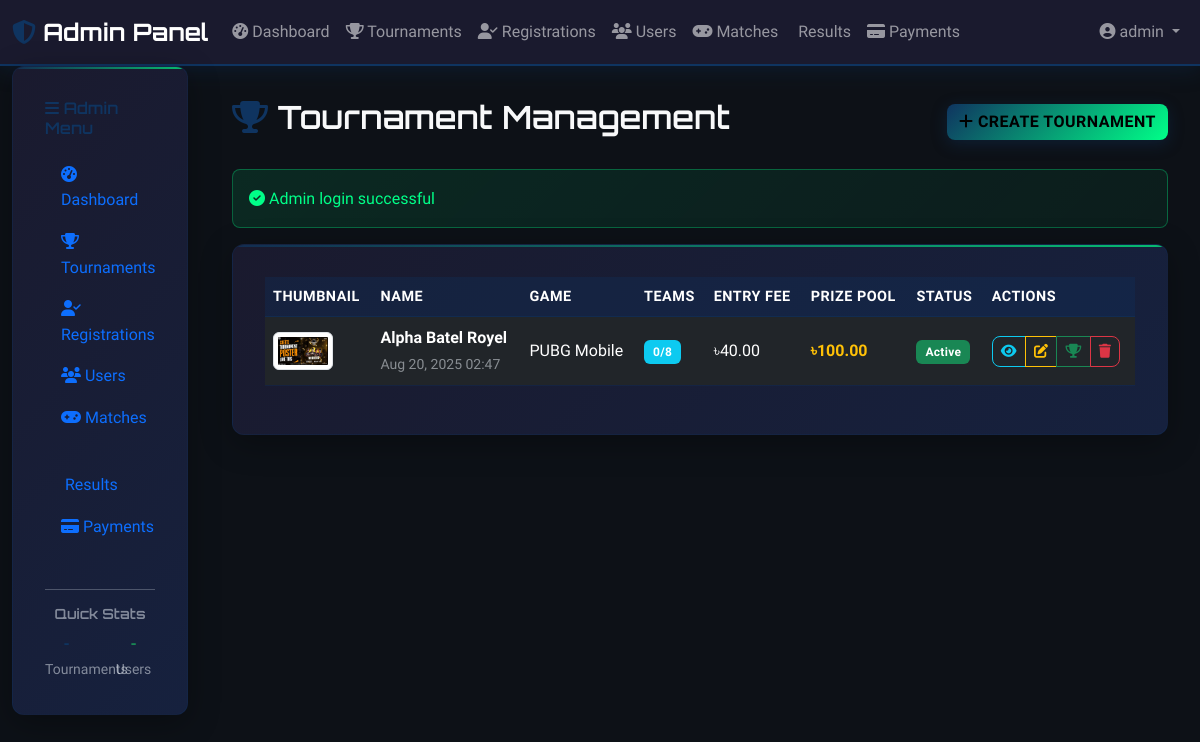
The app's page /admin/tournaments.php (signed in) with its own data.
### tables this page shows
CREATE TABLE tournaments (
                    id INTEGER PRIMARY KEY AUTOINCREMENT,
                    name VARCHAR(200) NOT NULL,
                    description TEXT,
                    game_type VARCHAR(100) NOT NULL,
                    max_teams INTEGER NOT NULL,
                    entry_fee DECIMAL(10,2) DEFAULT 0,
                    prize_pool DECIMAL(10,2) DEFAULT 0,
                    start_date DATETIME,
                    end_date DATETIME,
                    status VARCHAR(20) DEFAULT 'upcoming',
                    thumbnail VARCHAR(255),
                    created_at DATETIME DEFAULT CURRENT_TIMESTAMP,
                    updated_at DATETIME DEFAULT CURRENT_TIMESTAMP
                , winner_id INTEGER, runner_up_id INTEGER, third_place_id INTEGER, winner_prize DECIMAL(10,2) DEFAULT 0.00, runner_up_prize DECIMAL(10,2) DEFAULT 0.00, third_place_prize DECIMAL(10,2) DEFAULT 0.00);

### includes/functions.php (called while the page is built, shortened)
<?php
function formatTaka($amount) {
    return '৳' . number_format($amount, 2);
}
function getFlashMessage() {
    if (isset($_SESSION['flash_message'])) {
        $message = $_SESSION['flash_message'];
        $type = $_SESSION['flash_type'] ?? 'info';
        return ['message' => $message, 'type' => $type];
    }
    return null;
}
function formatDate($date, $format = 'M d, Y H:i') {
    return date($format, strtotime($date));
}
?>

### admin/tournaments.php (the view, shortened to what this page needs)
<?php
require_once '../config/config.php';
$action = $_GET['action'] ?? 'list';
$success = '';
if ($action === 'list') {
    $stmt = $pdo->query("
        SELECT t.*,
               COUNT(tr.id) as registered_teams,
               (SELECT COUNT(*) FROM matches WHERE tournament_id = t.id) as total_matches
        FROM tournaments t
        LEFT JOIN tournament_registrations tr ON t.id = tr.tournament_id AND tr.status = 'approved'
        GROUP BY t.id
        ORDER BY t.created_at DESC
    ");
    $tournaments = $stmt->fetchAll();
}
$flash = getFlashMessage();
if ($flash) {
    if ($flash['type'] === 'success') $success = $flash['message'];
    else $error = $flash['message'];
}
?>
<!DOCTYPE html>
<html lang="en">
<head>
    <link href="https://cdn.jsdelivr.net/npm/bootstrap@5.3.0/dist/css/bootstrap.min.css" rel="stylesheet">
    <link rel="stylesheet" href="https://cdnjs.cloudflare.com/ajax/libs/font-awesome/6.4.0/css/all.min.css">
    <link rel="stylesheet" href="../assets/css/style.css">
</head>
<body>
    <?php include '../includes/navbar.php'; ?>
    <div class="container-fluid">
        <div class="row">
            <?php include '../includes/sidebar.php'; ?>
            <div class="col-lg-10 main-content">
                <div class="d-flex justify-content-between align-items-center mb-4">
                    <h2 class="text-light">
                        <i class="fas fa-trophy text-accent"></i> Tournament Management
                    </h2>
                    <?php if ($action === 'list'): ?>
                        <a href="?action=create" class="btn btn-accent">
                            <i class="fas fa-plus"></i> Create Tournament
                        </a>
                    <?php else: ?>
                        <a href="?" class="btn btn-outline-light">
                            <i class="fas fa-arrow-left"></i> Back to List
                        </a>
                    <?php endif; ?>
                </div>
                <?php if ($success): ?>
                    <div class="alert alert-success">
                        <i class="fas fa-check-circle"></i> <?= htmlspecialchars($success) ?>
                    </div>
                <?php endif; ?>
                <?php if ($action === 'list'): ?>
                    <div class="gaming-card">
                        <?php if (empty($tournaments)): ?>
                            <div class="text-center text-light-50 py-5">
                                <i class="fas fa-trophy fa-4x mb-3"></i>
                                <h4>No Tournaments Yet</h4>
                                <p>Create your first tournament to get started</p>
                                <a href="?action=create" class="btn btn-accent">
                                    <i class="fas fa-plus"></i> Create Tournament
                                </a>
                            </div>
                        <?php else: ?>
                            <div class="table-responsive">
                                <table class="table table-dark table-hover">
                                    <thead>
                                        <tr>
                                            <th>Thumbnail</th>
                                            <th>Name</th>
                                            <th>Game</th>
                                            <th>Teams</th>
                                            <th>Entry Fee</th>
                                            <th>Prize Pool</th>
                                            <th>Status</th>
                                            <th>Actions</th>
                                        </tr>
                                    </thead>
                                    <tbody>
                                        <?php foreach ($tournaments as $t): ?>
                                            <tr>
                                                <td>
                                                    <?php if (!empty($t['thumbnail'])): ?>
                                                        <img src="../<?= htmlspecialchars($t['thumbnail']) ?>" alt="Tournament thumbnail"
                                                             class="img-thumbnail" style="max-width: 60px; max-height: 40px; object-fit: cover;">
                                                    <?php else: ?>
                                                        <span class="text-light-50"><i class="fas fa-image"></i> No image</span>
                                                    <?php endif; ?>
                                                </td>
                                                <td>
                                                    <strong><?= htmlspecialchars($t['name']) ?></strong>
                                                    <br><small class="text-light-50"><?= formatDate($t['start_date']) ?></small>
                                                </td>
                                                <td><?= htmlspecialchars($t['game_type']) ?></td>
                                                <td>
                                                    <span class="badge bg-info"><?= $t['registered_teams'] ?>/<?= $t['max_teams'] ?></span>
                                                </td>
                                                <td><?= formatTaka($t['entry_fee']) ?></td>
                                                <td class="text-warning fw-bold"><?= formatTaka($t['prize_pool']) ?></td>
                                                <td>
                                                    <span class="badge bg-<?= $t['status'] === 'active' ? 'success' : ($t['status'] === 'upcoming' ? 'info' : 'secondary') ?>">
                                                        <?= ucfirst($t['status']) ?>
                                                    </span>
                                                </td>
                                                <td>
                                                    <div class="btn-group" role="group">
                                                        <a href="?action=view&id=<?= $t['id'] ?>" class="btn btn-sm btn-outline-info">
                                                            <i class="fas fa-eye"></i>
                                                        </a>
                                                        <a href="?action=edit&id=<?= $t['id'] ?>" class="btn btn-sm btn-outline-warning">
                                                            <i class="fas fa-edit"></i>
                                                        </a>
                                                        <a href="tournament_results.php?id=<?= $t['id'] ?>" class="btn btn-sm btn-outline-success">
                                                            <i class="fas fa-trophy"></i>
                                                        </a>
                                                        <a href="?action=delete&id=<?= $t['id'] ?>"
                                                           class="btn btn-sm btn-outline-danger"
                                                           onclick="return confirm('Are you sure you want to delete this tournament?')">
                                                            <i class="fas fa-trash"></i>
                                                        </a>
                                                    </div>
                                                </td>
                                            </tr>
                                        <?php endforeach; ?>
                                    </tbody>
                                </table>
                            </div>
                        <?php endif; ?>
                    </div>
                <?php endif; ?>
            </div>
        </div>
    </div>
</body>
</html>

### assets/css/style.css (style rules this page uses)
:root { --primary: #1a1a2e; --secondary: #16213e; --accent: #0f3460; --success: #00ff88; --warning: #ff6b35; --background: #0d1117; --text: #f0f6fc; --text-50: rgba(240, 246, 252, 0.5); --text-75: rgba(240, 246, 252, 0.75); }
* { box-sizing: border-box; }
body { background: var(--background); color: var(--text); font-family: 'Rajdhani', 'Roboto', sans-serif; line-height: 1.6; }
h1, h2, h3, h4, h5, h6 { font-family: 'Orbitron', monospace; font-weight: 600; }
.text-accent { color: var(--accent) !important; }
.text-light-50 { color: var(--text-50) !important; }
.btn { font-family: 'Rajdhani', sans-serif; font-weight: 600; text-transform: uppercase; letter-spacing: 0.5px; border-radius: 8px; transition: all 0.3s ease; position: relative; overflow: hidden; }
.btn-accent { background: linear-gradient(135deg, var(--accent) 0%, #00ff88 100%); border: none; color: #000; box-shadow: 0 4px 15px rgba(15, 52, 96, 0.4); }
.gaming-card { background: linear-gradient(135deg, var(--primary) 0%, var(--secondary) 100%); border: 1px solid rgba(15, 52, 96, 0.3); border-radius: 12px; padding: 2rem; box-shadow: 0 8px 32px rgba(0, 0, 0, 0.3); position: relative; overflow: hidden; }
.gaming-card:before { content: ''; position: absolute; top: 0; left: 0; right: 0; height: 2px; background: linear-gradient(90deg, var(--accent), var(--success)); opacity: 0.7; }
.table-dark { background-color: transparent; }
.table-dark th { background-color: rgba(15, 52, 96, 0.3); border-color: rgba(15, 52, 96, 0.5); font-weight: 600; text-transform: uppercase; letter-spacing: 0.5px; font-size: 0.9rem; }
.table-dark td { border-color: rgba(15, 52, 96, 0.3); vertical-align: middle; }
.alert { border-radius: 8px; border: none; font-weight: 500; }
.alert-success { background: linear-gradient(135deg, rgba(0, 255, 136, 0.1), rgba(0, 255, 136, 0.05)); color: var(--success); border: 1px solid rgba(0, 255, 136, 0.3); }
.badge { font-weight: 600; letter-spacing: 0.3px; padding: 0.5em 0.75em; }
.main-content { padding: 2rem; min-height: 100vh; }
.gaming-card { animation: fadeInUp 0.6s ease; }

### records on screen
tournaments: thumbnail (picture), name "Alpha Batel Royel", start_date "Aug 20, 2025 02:47", game_type "PUBG Mobile", registered_teams "0", max_teams "8", entry_fee "৳40.00", prize_pool "৳100.00", status "Active"

### other values on screen
$_SESSION['admin_username'] "admin"
$success "Admin login successful"
